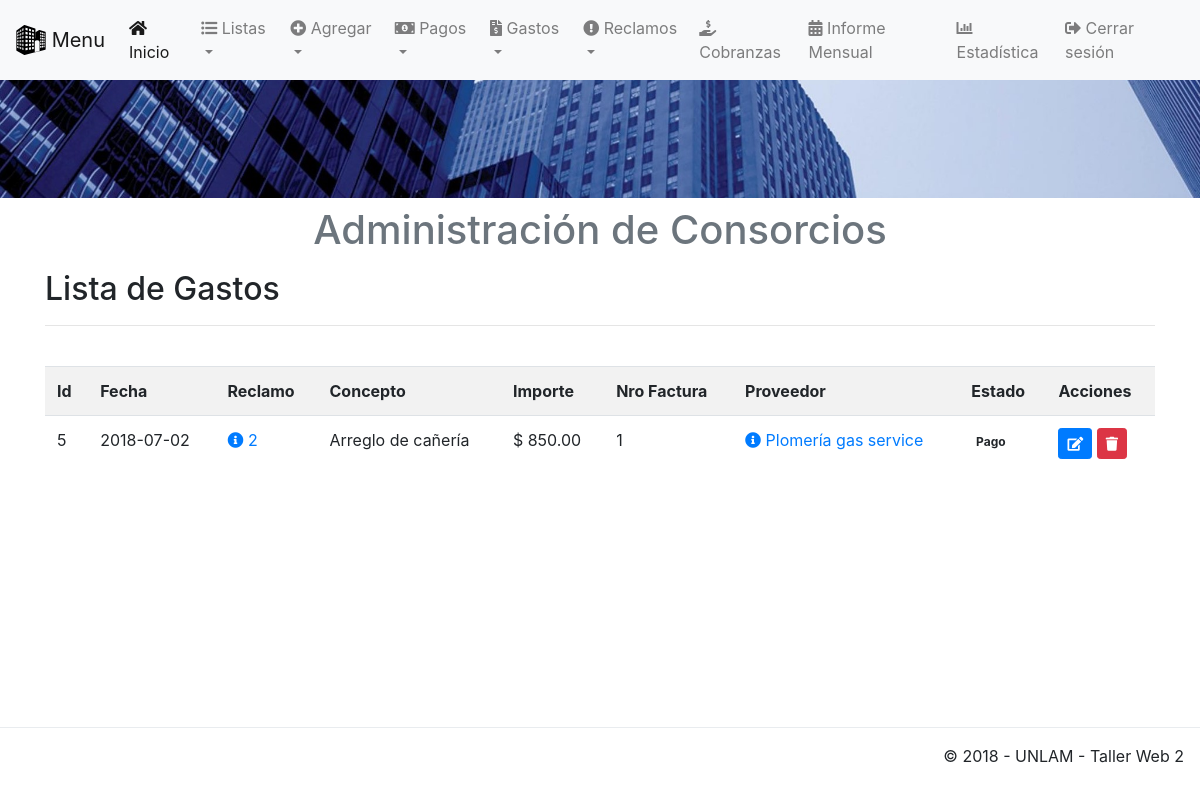
Before: /app/view/listaGastos.php (signed in) with the older database file.
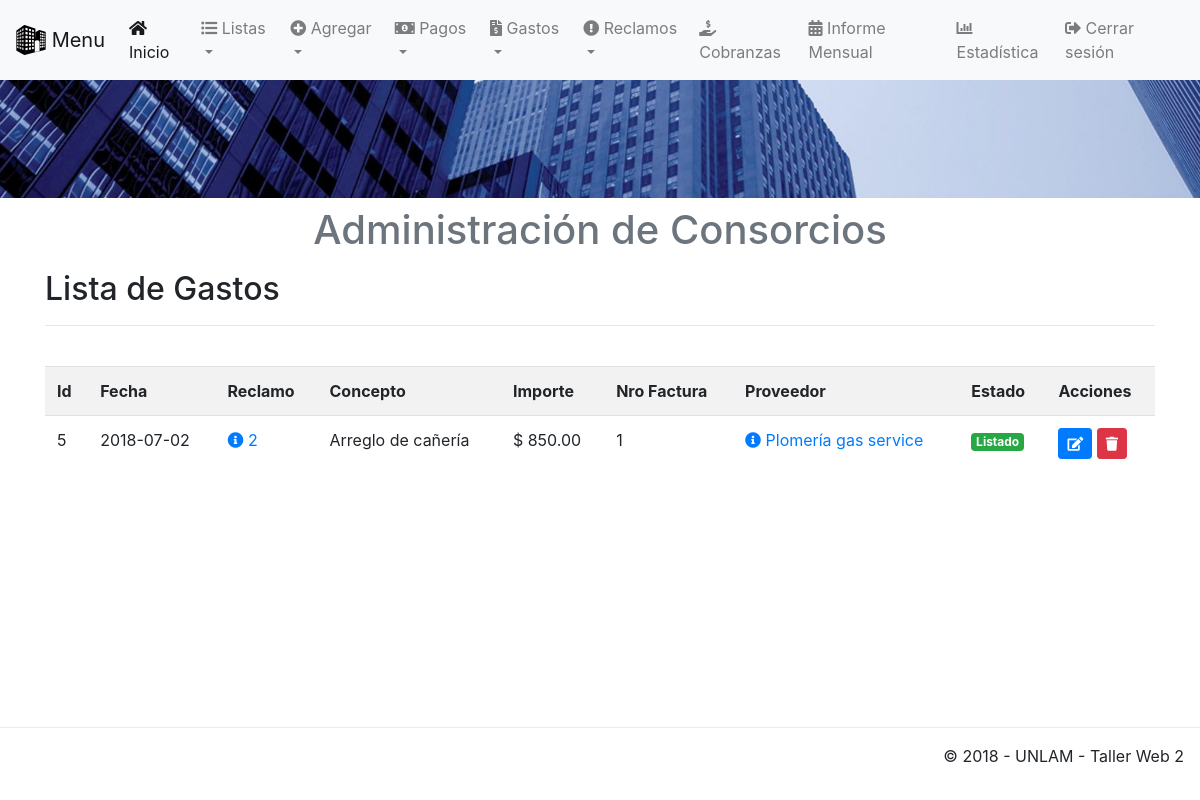
After: the same page with the newer database file.
### tables this page shows
CREATE TABLE `gasto` (
  `idGasto` int(11) UNSIGNED NOT NULL,
  `fecha` date NOT NULL,
  `importe` decimal(12,2) UNSIGNED NOT NULL,
  `concepto` varchar(100) NOT NULL,
  `estado` varchar(50) NOT NULL,
  `idReclamo` int(11) UNSIGNED DEFAULT NULL,
  `nroFactura` int(11) UNSIGNED DEFAULT NULL,
  `idProveedor` int(11) UNSIGNED DEFAULT NULL
);

CREATE TABLE `reclamo` (
  `idReclamo` int(11) UNSIGNED NOT NULL,
  `fecha` date NOT NULL,
  `descripcion` varchar(100) NOT NULL,
  `estado` varchar(50) NOT NULL,
  `idPropiedad` int(11) UNSIGNED DEFAULT NULL
);

CREATE TABLE `proveedor` (
  `idProveedor` int(11) UNSIGNED NOT NULL,
  `cuit` bigint(11) NOT NULL,
  `nombre` varchar(50) NOT NULL
);

### app/view/listaGastos.php (the view, shortened to what this page needs)
<!DOCTYPE html>
<html lang="es"
<?php include('template/head.php'); ?>
    <body>
    <?php
        include('template/nav.php');
        include('template/header.php'); ?>
        <div class="container">
		<div class="content">
			<h2>Lista de Gastos</h2>
			<hr />
			<br/>
			<div class="table-responsive">
			<table class="table table-striped table-hover">
				<tr>
					<th>Id</th>
					<th>Fecha</th>
					<th>Reclamo</th>
					<th>Concepto</th>
					<th>Importe</th>
					<th>Nro Factura</th>
					<th>Proveedor</th>
                    <th>Estado</th>
                    <th>Acciones</th>
				</tr>
				<?php
				$sql = mysqli_query($conexion, "SELECT *, reclamo.fecha as fechaReclamo, gasto.fecha as fechaGasto, reclamo.estado as estadoReclamo, gasto.estado as estadoGasto
				FROM gasto JOIN proveedor ON gasto.idProveedor=proveedor.idProveedor
				JOIN reclamo ON reclamo.idReclamo=gasto.idReclamo
				LEFT JOIN propiedad ON reclamo.idPropiedad=propiedad.idPropiedad
				ORDER BY gasto.idGasto DESC");
				if (mysqli_num_rows($sql) == 0) {
					echo '<tr><td colspan="8">No hay reclamos a listar.</td></tr>';
				} else {
					while ($row = mysqli_fetch_assoc($sql)) {
						echo '
						<div class="modal fade" id="modal-reclamo-'.$row['idReclamo'].'" role="dialog">
							<div class="modal-dialog">
							<div class="modal-content">
								<div class="modal-header">
								<h4 class="modal-title">Reclamo Nro: '.$row['idReclamo'].'</h4>
								</div>
								<div class="modal-body">
								<p><b>Fecha:</b> '.$row['fechaReclamo'].'</p>
								<p><b>Estado:</b> '.$row['estadoReclamo'].'</p>
								<p><b>Propiedad (Id):</b> '.$row['idPropiedad'].'</b>
								<p><b>Piso:</b> '.$row['piso'].' - <b>Departamento:</b> '.$row['departamento'].'</p>
								<p><b>Descripción:</b> '.$row['descripcion'].'</p>
								</div>
								<div class="modal-footer">
								<button type="button" class="btn btn-info" data-dismiss="modal">Cerrar</button>
								</div>
							</div>
							</div>
						</div>
						<div class="modal fade" id="modal-proveedor-'.$row['idProveedor'].'" role="dialog">
						<div class="modal-dialog">
						<div class="modal-content">
							<div class="modal-header">
							<h4 class="modal-title">Proveedor Nro: '.$row['idProveedor'].'</h4>
							</div>
							<div class="modal-body">
							<p><b>Nombre:</b> '.$row['nombre'].'</p>
							<p><b>CUIT:</b> '.$row['cuit'].'</p>
							</div>
							<div class="modal-footer">
							<button type="button" class="btn btn-info" data-dismiss="modal">Cerrar</button>
							</div>
						</div>
						</div>
					</div>
						<tr>
							<td>'.$row['idGasto'].'</td>
							<td>'.$row['fechaGasto'].'</td>
							<td><a href="#" data-toggle="modal" data-target="#modal-reclamo-'.$row['idReclamo'].'"><span class="fas fa-info-circle" aria-hidden="true"></span> '.$row['idReclamo'].'</a></td>
							<td>'.$row['concepto'].'</td>
							<td>$ '.$row['importe'].'</td>
							<td>'.$row['nroFactura'].'</td>
							<td><a href="#" data-toggle="modal" data-target="#modal-proveedor-'.$row['idProveedor'].'"><span class="fas fa-info-circle" aria-hidden="true"></span> '.$row['nombre'].'</a></td>
							<td>';
							$estado = $row['estadoGasto'];
							switch ($estado) {
								case "Listado":
									$badgeColor = "success";
									break;
							}
							echo '<span class="badge badge-'.$badgeColor.'">'.$estado.'</span></td>';
							if(isset($_SESSION['admin'])){
								echo '
							</td>
							<td>
								<a href="abm/editarGasto.php?nik='.$row['idGasto'].'" title="Editar datos" class="btn btn-primary btn-sm"><span class="fas fa-edit" aria-hidden="true"></span></a>
								<a href="listaGastos.php?aksi=delete&nik='.$row['idGasto'].'" title="Eliminar" onclick="return confirm(\'Esta seguro de borrar el gasto: '.$row['concepto'].' con monto: '.$row['importe'].'?\')" class="btn btn-danger btn-sm"><span class="fas fa-trash" aria-hidden="true"></span></a>
							</td>
						</tr>
						';
							}if(isset($_SESSION['operador'])){
								echo '
							</td>
							<td>
								<a href="abm/editarGasto.php?nik='.$row['idGasto'].'" title="Editar datos" class="btn btn-primary btn-sm"><span class="fas fa-edit" aria-hidden="true"></span></a>
							</td>
						</tr>
						';
							}
					}
				}
				?>
			</table>
			</div>
		</div>
	</div><center>
    <div class="corte">
    </div>
    <?php include('template/footer.php'); ?>
    </body>
</html>

### app/view/template/head.php (shortened to what this page needs)
<head>
  <link rel="stylesheet" href="/consorcio/public/css/bootstrap.min.css">
  <link rel="stylesheet" href="/consorcio/public/css/bootstrap-grid.min.css">
  <link rel="stylesheet" href="/consorcio/public/css/all.css">
  <link rel="stylesheet" href="/consorcio/public/css/estilos.css">
</head>

### app/view/template/nav.php (shortened to what this page needs)
<nav class="navbar navbar-expand-lg navbar-light bg-light fixed-top">
  <a class="navbar-brand" href="#">
    <img src="/consorcio/public/img/building-icon.svg" width="30" height="30" class="d-inline-block align-top" alt="">
    Menu
  </a>
  <div class="collapse navbar-collapse" id="navbarSupportedContent">
    <ul class="navbar-nav mr-auto">
      <?php
        if(isset($_SESSION['admin'])){ ?>
      <li class="nav-item active">
        <a class="nav-link" href="/consorcio/app/view/homeAdmin.php"><i class="fas fa-home"></i> Inicio <span class="sr-only"></span></a>
      </li>
      <li class="nav-item dropdown">
      <a class="nav-link dropdown-toggle" href="#" id="navbarDropdown" role="button" data-toggle="dropdown" aria-haspopup="true" aria-expanded="false">
        <i class="fas fa-list-ul"></i> Listas
        </a>
      </li>
      <li class="nav-item dropdown">
      <a class="nav-link dropdown-toggle" href="#" id="navbarDropdown" role="button" data-toggle="dropdown" aria-haspopup="true" aria-expanded="false">
        <i class="fas fa-plus-circle"></i> Agregar
        </a>
      </li>
      <li class="nav-item dropdown">
      <a class="nav-link dropdown-toggle" href="#" id="navbarDropdown" role="button" data-toggle="dropdown" aria-haspopup="true" aria-expanded="false">
        <i class="fas fa-money-bill-alt"></i> Pagos
        </a>
      </li>
      <li class="nav-item dropdown">
      <a class="nav-link dropdown-toggle" href="#" id="navbarDropdown" role="button" data-toggle="dropdown" aria-haspopup="true" aria-expanded="false">
        <i class="fas fa-file-invoice-dollar"></i> Gastos
        </a>
      </li>
      <li class="nav-item dropdown">
      <a class="nav-link dropdown-toggle" href="#" id="navbarDropdown" role="button" data-toggle="dropdown" aria-haspopup="true" aria-expanded="false">
        <i class="fas fa-exclamation-circle"></i> Reclamos
        </a>
      </li>
      <li class="nav-item">
        <a class="nav-link" href="/consorcio/app/view/listaExpensas.php"><i class="fas fa-hand-holding-usd"></i> Cobranzas</a>
      </li>
      <li class="nav-item">
        <a class="nav-link" href="/consorcio/app/view/informeMensual.php"><i class="fas fa-calendar-alt"></i> Informe Mensual</a>
      </li>
      <li class="nav-item">
        <a class="nav-link" href="/consorcio/app/view/estadistica.php"><i class="fas fa-chart-bar"></i> Estadística</a>
      </li>
      <?php }?>
        <li class="nav-item">
        <a class="nav-link" href="/consorcio/app/config/CerrarSession.php"><i class="fas fa-sign-out-alt"></i> Cerrar sesión</a>
      </li>
    </ul>
  </div>
</nav>

### app/view/template/header.php
<div>
  <img class="d-block w-100" src="/consorcio/public/img/edificioscorto.jpg" alt="First slide">
</div>
<header class="dropdown-header">
  <h1 class="text-center">Administración de Consorcios</h1>
</header>

### app/view/template/footer.php (shortened to what this page needs)
<footer class="fixed-bottom" style="background-color: white;">
    <footer class="modal-footer">
        <p>&copy; 2018 - UNLAM - Taller Web 2</p>
    </footer>
</footer>

### public/css/all.css (style rules this page uses)
.fa,.fab,.fal,.far,.fas { -moz-osx-font-smoothing:grayscale;-webkit-font-smoothing:antialiased;display:inline-block;font-style:normal;font-variant:normal;text-rendering:auto;line-height:1 }
.fa-calendar-alt:before { content:"\f073" }
.fa-chart-bar:before { content:"\f080" }
.fa-edit:before { content:"\f044" }
.fa-exclamation-circle:before { content:"\f06a" }
.fa-file-invoice-dollar:before { content:"\f571" }
.fa-hand-holding-usd:before { content:"\f4c0" }
.fa-home:before { content:"\f015" }
.fa-info-circle:before { content:"\f05a" }
.fa-list-ul:before { content:"\f0ca" }
.fa-money-bill-alt:before { content:"\f3d1" }
.fa-plus-circle:before { content:"\f055" }
.fa-sign-out-alt:before { content:"\f2f5" }
.fa-trash:before { content:"\f1f8" }
.fa,.far,.fas { font-family:"Font Awesome 5 Free" }
.fa,.fas { font-weight:900 }

### public/css/estilos.css (style rules this page uses)
.corte { width: 100%; clear: both; height: 9rem; }

Changed rows visible on the page:
changed gasto "Arreglo de cañería": estado "Pago" → "Listado"
